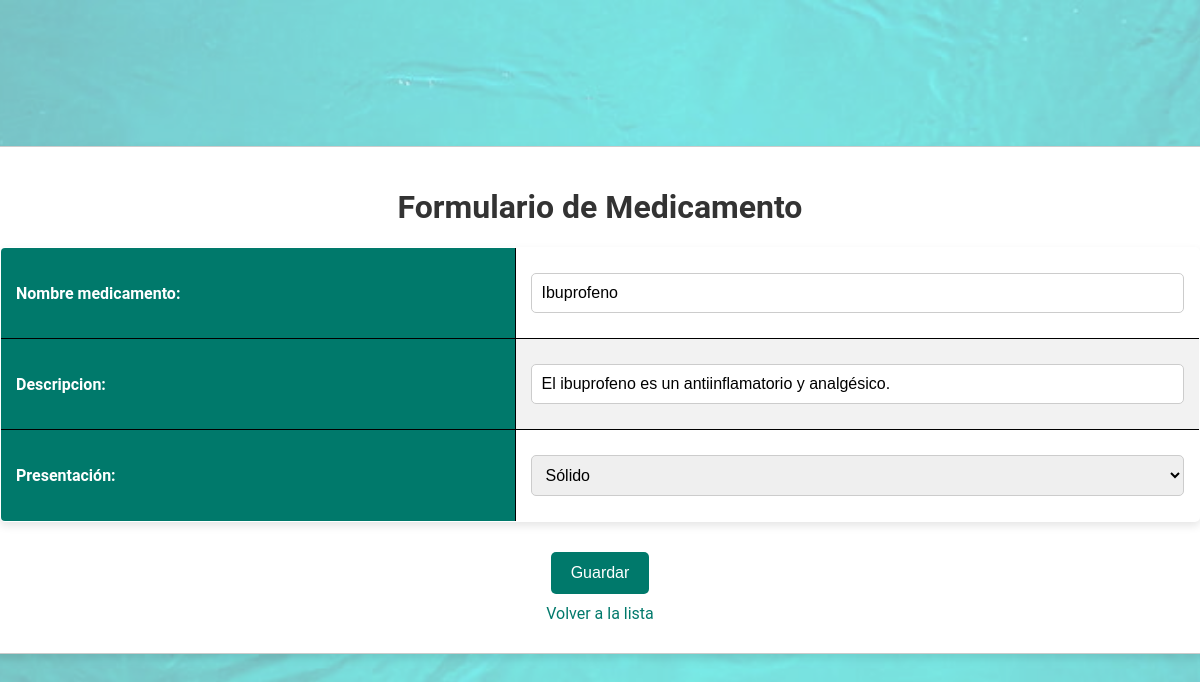
/medicamentos/2/update/, run on the app's committed database.
### Farmacia/models.py (models this page shows, shortened)
class Medicamento(models.Model):
    nombre_medicamento = models.CharField(max_length=50)
    descripcion = models.CharField(max_length=50)
    presentación = models.CharField(
        max_length=50,
        choices=[(tag.name, tag.value) for tag in Presentación]  # Usamos los valores del Enum
    )

### Farmacia/views.py (the view)
# urls.py: path('medicamentos/<int:pk>/update/', views.medicamento_update, name='medicamento_update'),
def medicamento_update(request, pk):
    medicamento = get_object_or_404(Medicamento, pk=pk)
    if request.method == 'POST':
        form = MedicamentoForm(request.POST, instance=medicamento)
        if form.is_valid():
            form.save()
            return redirect('medicamento_list')
    else:
        form = MedicamentoForm(instance=medicamento)
    return render(request, 'medicamentos/medicamento_form.html', {'form': form})

### Farmacia/forms.py
class MedicamentoForm(forms.ModelForm):
    class Meta:
        model = Medicamento
        fields = ['nombre_medicamento', 'descripcion', 'presentación']

### templates/medicamentos/medicamento_form.html (shortened to what this page needs)
<!DOCTYPE html>
<html lang="es">
<head>
    {% load static %}
    <link rel="stylesheet" href="{% static 'css/tablas.css' %}">
</head>
<body>
    <div class="container">
        <h1>Formulario de Medicamento</h1>
        <form method="post">
            <table class="form-table">
                {{ form.as_table }}
            </table>
            <button type="submit">Guardar</button>
        </form>
        <a href="{% url 'medicamento_list' %}">Volver a la lista</a>
    </div>
</body>
</html>

### static/css/tablas.css (style rules this page uses)
body { display: flex; justify-content: center; align-items: center; height: 100vh; margin: 0; font-family: 'Roboto', sans-serif; background: #f0f0f0; flex-direction: column; color: #333; }
.container { width: 100%; max-width: 100%; margin: 0; border: 1px solid #ccc; border-radius: 10px; overflow-x: auto; box-shadow: 0 4px 8px rgba(0, 0, 0, 0.1); padding: 20px; background-color: #fff; text-align: center; min-width: 700px; }
table { width: 100%; border-collapse: collapse; margin-bottom: 20px; background-color: #fff; border-radius: 5px; overflow-x: auto; box-shadow: 0 4px 8px rgba(0, 0, 0, 0.1); table-layout: auto; }
table, th, td { border: 1px solid #000; }
th, td { padding: 10px; text-align: left; white-space: nowrap; min-width: 150px; }
th { background-color: #00796b; color: white; }
tr:nth-child(even) { background-color: #f2f2f2; }
a { display: inline-block; margin: 10px 0; color: #00796b; text-decoration: none; font-size: 16px; }
.form-table { width: 100%; border-collapse: collapse; margin-bottom: 20px; background-color: #fff; border-radius: 5px; overflow: hidden; box-shadow: 0 4px 8px rgba(0, 0, 0, 0.1); }
.form-table, .form-table th, .form-table td { border: 1px solid #000; }
.form-table th, .form-table td { padding: 15px; text-align: left; }
.form-table th { background-color: #00796b; color: white; }
form button { background-color: #00796b; color: white; border: none; padding: 12px 20px; border-radius: 5px; cursor: pointer; font-size: 16px; transition: background-color 0.3s ease, transform 0.3s ease; margin-top: 10px; }
form input[type="text"], form input[type="email"], form input[type="password"], form input[type="number"], form select, form textarea { width: 100%; padding: 10px; margin: 10px 0; border: 1px solid #ccc; border-radius: 5px; box-sizing: border-box; font-size: 16px; }

### static/css/background.css (style rules this page uses)
body::before { content: ""; position: fixed; top: 0; left: 0; width: 100%; height: 100%; background-image: url('../img/HD-wallpaper-turquoise-sea-underwater-turquoise.jpg'); background-size: cover; background-position: center; background-repeat: no-repeat; opacity: 0.5; z-index: -1; }

### data on the page
Medicamento: nombre_medicamento "Ibuprofeno", descripcion "El ibuprofeno es un antiinflamatorio y analgésico.", presentación "Sólido"
